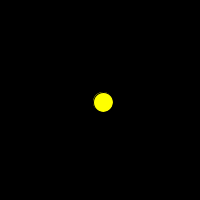
Frame 1 (no input)
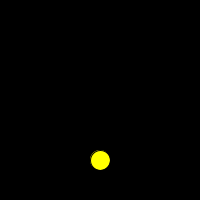
Frame 60 (the mouse pressed at the canvas centre just before this capture)
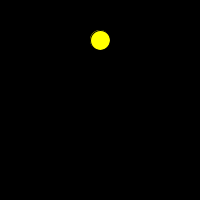
Frame 120 (the mouse held since frame 60 and released just before this capture)

The Processing sketch that drew these frames (run headless with seeded random() and noise(); from frame 60 on, the mouse is pressed at the canvas centre):

// Processing sketch: Aufgabe_4_2_e
// ── Aufgabe_4_2_e.pde
PVector move;
PVector pos;
boolean bounced;

void setup() {
  size(200, 200);
  move = new PVector(int(random(1, 5)), int(random(1, 5)));
  pos = new PVector(width/2, height/2);
  fill(#ffff00);
}

void draw() {

  //general movement
  pos = pos.add(move);
  bounced = false;

  // wall bounce
  if (pos.x <= 10 || pos.x >= 190 ) {
    move.x = move.x * -1;
    bounced = true;
  }
  if (pos.y <= 10 || pos.y >= 190) {
    move.y = move.y * -1;
    bounced = true;
  }
  //Mouse collision
  if (!bounced) {
    
  }

  background(0);
  //draw ball
  ellipse(pos.x, pos.y, 20, 20);
}

void keyPressed() {
  move.set(int(random(1, 5)), int(random(1, 5)));
  pos.set(width/2, height/2);
}
